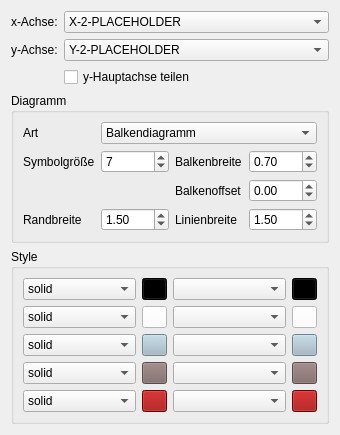
          <widget class="QWidget" name="page_11">
           <property name="geometry">
            <rect>
             <x>0</x>
             <y>0</y>
             <width>340</width>
             <height>429</height>
            </rect>
           </property>
           <attribute name="label">
            <string>Zweitachsen</string>
           </attribute>
           <layout class="QVBoxLayout" name="verticalLayout_9" stretch="0,0,0,1">
            <property name="sizeConstraint">
             <enum>QLayout::SetDefaultConstraint</enum>
            </property>
            <item>
             <layout class="QFormLayout" name="placeHolderLayoutSecond">
              <item row="0" column="0">
               <widget class="QLabel" name="label_100">
                <property name="text">
                 <string>x-Achse:</string>
                </property>
               </widget>
              </item>
              <item row="0" column="1">
               <widget class="QComboBox" name="xAxisSelected2">
                <item>
                 <property name="text">
                  <string>X-2-PLACEHOLDER</string>
                 </property>
                </item>
               </widget>
              </item>
              <item row="1" column="0">
               <widget class="QLabel" name="label_101">
                <property name="text">
                 <string>y-Achse:</string>
                </property>
               </widget>
              </item>
              <item row="1" column="1">
               <widget class="QComboBox" name="yAxisSelected2">
                <item>
                 <property name="text">
                  <string>Y-2-PLACEHOLDER</string>
                 </property>
                </item>
               </widget>
              </item>
              <item row="2" column="1">
               <widget class="QCheckBox" name="shareY">
                <property name="text">
                 <string>y-Hauptachse teilen</string>
                </property>
               </widget>
              </item>
             </layout>
            </item>
            <item>
             <widget class="QGroupBox" name="groupBox_8">
              <property name="title">
               <string>Diagramm</string>
              </property>
              <layout class="QGridLayout" name="gridLayout_10" rowstretch="0,0,0,0">
               <property name="sizeConstraint">
                <enum>QLayout::SetDefaultConstraint</enum>
               </property>
               <item row="3" column="1">
                <widget class="QDoubleSpinBox" name="rimWidth2">
                 <property name="decimals">
                  <number>2</number>
                 </property>
                 <property name="minimum">
                  <double>0.000000000000000</double>
                 </property>
                 <property name="maximum">
                  <double>100.000000000000000</double>
                 </property>
                 <property name="singleStep">
                  <double>0.250000000000000</double>
                 </property>
                 <property name="value">
                  <double>1.500000000000000</double>
                 </property>
                </widget>
               </item>
               <item row="3" column="2">
                <widget class="QLabel" name="lineWidthLabel_3">
                 <property name="text">
                  <string>Linienbreite</string>
                 </property>
                </widget>
               </item>
               <item row="0" column="1" colspan="3">
                <widget class="QComboBox" name="diagramType2">
                 <item>
                  <property name="text">
                   <string>Balkendiagramm</string>
                  </property>
                 </item>
                 <item>
                  <property name="text">
                   <string>Scatter mit Linien</string>
                  </property>
                 </item>
                 <item>
                  <property name="text">
                   <string>Scatter ohne Linien</string>
                  </property>
                 </item>
                 <item>
                  <property name="text">
                   <string>Liniendiagramm</string>
                  </property>
                 </item>
                </widget>
               </item>
               <item row="0" column="0">
                <widget class="QLabel" name="label_35">
                 <property name="text">
                  <string>Art</string>
                 </property>
                </widget>
               </item>
               <item row="3" column="3">
                <widget class="QDoubleSpinBox" name="lineWidth2">
                 <property name="decimals">
                  <number>2</number>
                 </property>
                 <property name="minimum">
                  <double>0.000000000000000</double>
                 </property>
                 <property name="maximum">
                  <double>100.000000000000000</double>
                 </property>
                 <property name="singleStep">
                  <double>0.250000000000000</double>
                 </property>
                 <property name="value">
                  <double>1.500000000000000</double>
                 </property>
                </widget>
               </item>
               <item row="1" column="2">
                <widget class="QLabel" name="barWidthLabel_3">
                 <property name="text">
                  <string>Balkenbreite</string>
                 </property>
                </widget>
               </item>
               <item row="1" column="3">
                <widget class="QDoubleSpinBox" name="barWidth2">
                 <property name="decimals">
                  <number>2</number>
                 </property>
                 <property name="minimum">
                  <double>0.000000000000000</double>
                 </property>
                 <property name="maximum">
                  <double>1.000000000000000</double>
                 </property>
                 <property name="singleStep">
                  <double>0.010000000000000</double>
                 </property>
                 <property name="value">
                  <double>0.700000000000000</double>
                 </property>
                </widget>
               </item>
               <item row="1" column="0">
                <widget class="QLabel" name="markerSizeLabel_3">
                 <property name="text">
                  <string>Symbolgröße</string>
                 </property>
                </widget>
               </item>
               <item row="1" column="1">
                <widget class="QDoubleSpinBox" name="markerSize2">
                 <property name="decimals">
                  <number>0</number>
                 </property>
                 <property name="minimum">
                  <double>0.000000000000000</double>
                 </property>
                 <property name="maximum">
                  <double>1000.000000000000000</double>
                 </property>
                 <property name="singleStep">
                  <double>1.000000000000000</double>
                 </property>
                 <property name="value">
                  <double>7.000000000000000</double>
                 </property>
                </widget>
               </item>
               <item row="3" column="0">
                <widget class="QLabel" name="rimWidthLabel_3">
                 <property name="text">
                  <string>Randbreite</string>
                 </property>
                </widget>
               </item>
               <item row="2" column="3">
                <widget class="QDoubleSpinBox" name="barOffset2">
                 <property name="minimum">
                  <double>-100.000000000000000</double>
                 </property>
                 <property name="maximum">
                  <double>100.000000000000000</double>
                 </property>
                 <property name="singleStep">
                  <double>0.050000000000000</double>
                 </property>
                </widget>
               </item>
               <item row="2" column="2">
                <widget class="QLabel" name="label_16">
                 <property name="text">
                  <string>Balkenoffset</string>
                 </property>
                </widget>
               </item>
              </layout>
             </widget>
            </item>
            <item>
             <widget class="QGroupBox" name="groupBox_9">
              <property name="sizePolicy">
               <sizepolicy hsizetype="Preferred" vsizetype="Preferred">
                <horstretch>0</horstretch>
                <verstretch>0</verstretch>
               </sizepolicy>
              </property>
              <property name="title">
               <string>Style</string>
              </property>
              <layout class="QGridLayout" name="gridLayout_5">
               <item row="0" column="2">
                <widget class="QPushButton" name="lineStylecolorPicker21">
                 <property name="maximumSize">
                  <size>
                   <width>25</width>
                   <height>16777215</height>
                  </size>
                 </property>
                 <property name="styleSheet">
                  <string notr="true">background-color:rgb(0,0,0)</string>
                 </property>
                 <property name="text">
                  <string/>
                 </property>
                 <property name="checkable">
                  <bool>false</bool>
                 </property>
                </widget>
               </item>
               <item row="6" column="2">
                <widget class="QPushButton" name="lineStylecolorPicker23">
                 <property name="maximumSize">
                  <size>
                   <width>25</width>
                   <height>16777215</height>
                  </size>
                 </property>
                 <property name="styleSheet">
                  <string notr="true">background-color: rgb(159,182,196);</string>
                 </property>
                 <property name="text">
                  <string/>
                 </property>
                </widget>
               </item>
               <item row="9" column="2">
                <widget class="QPushButton" name="lineStylecolorPicker24">
                 <property name="maximumSize">
                  <size>
                   <width>25</width>
                   <height>16777215</height>
                  </size>
                 </property>
                 <property name="styleSheet">
                  <string notr="true">background-color: rgb(125,102,102);</string>
                 </property>
                 <property name="text">
                  <string/>
                 </property>
                </widget>
               </item>
               <item row="3" column="2">
                <widget class="QPushButton" name="lineStylecolorPicker22">
                 <property name="maximumSize">
                  <size>
                   <width>25</width>
                   <height>16777215</height>
                  </size>
                 </property>
                 <property name="styleSheet">
                  <string notr="true">background-color: rgb(255,255,255);</string>
                 </property>
                 <property name="text">
                  <string/>
                 </property>
                </widget>
               </item>
               <item row="6" column="3">
                <widget class="QComboBox" name="marker32"/>
               </item>
               <item row="3" column="3">
                <widget class="QComboBox" name="marker22"/>
               </item>
               <item row="0" column="3">
                <widget class="QComboBox" name="marker12"/>
               </item>
               <item row="6" column="0">
                <widget class="QComboBox" name="lineStyle23">
                 <item>
                  <property name="text">
                   <string>solid</string>
                  </property>
                 </item>
                 <item>
                  <property name="text">
                   <string>dashed</string>
                  </property>
                 </item>
                 <item>
                  <property name="text">
                   <string>dashdot</string>
                  </property>
                 </item>
                 <item>
                  <property name="text">
                   <string>dotted</string>
                  </property>
                 </item>
                </widget>
               </item>
               <item row="9" column="0">
                <widget class="QComboBox" name="lineStyle24">
                 <item>
                  <property name="text">
                   <string>solid</string>
                  </property>
                 </item>
                 <item>
                  <property name="text">
                   <string>dashed</string>
                  </property>
                 </item>
                 <item>
                  <property name="text">
                   <string>dashdot</string>
                  </property>
                 </item>
                 <item>
                  <property name="text">
                   <string>dotted</string>
                  </property>
                 </item>
                </widget>
               </item>
               <item row="3" column="0">
                <widget class="QComboBox" name="lineStyle22">
                 <item>
                  <property name="text">
                   <string>solid</string>
                  </property>
                 </item>
                 <item>
                  <property name="text">
                   <string>dashed</string>
                  </property>
                 </item>
                 <item>
                  <property name="text">
                   <string>dashdot</string>
                  </property>
                 </item>
                 <item>
                  <property name="text">
                   <string>dotted</string>
                  </property>
                 </item>
                </widget>
               </item>
               <item row="9" column="3">
                <widget class="QComboBox" name="marker42"/>
               </item>
               <item row="0" column="0">
                <widget class="QComboBox" name="lineStyle21">
                 <item>
                  <property name="text">
                   <string>solid</string>
                  </property>
                 </item>
                 <item>
                  <property name="text">
                   <string>dashed</string>
                  </property>
                 </item>
                 <item>
                  <property name="text">
                   <string>dashdot</string>
                  </property>
                 </item>
                 <item>
                  <property name="text">
                   <string>dotted</string>
                  </property>
                 </item>
                </widget>
               </item>
               <item row="0" column="4">
                <widget class="QPushButton" name="colorPicker21">
                 <property name="minimumSize">
                  <size>
                   <width>0</width>
                   <height>0</height>
                  </size>
                 </property>
                 <property name="maximumSize">
                  <size>
                   <width>25</width>
                   <height>16777215</height>
                  </size>
                 </property>
                 <property name="styleSheet">
                  <string notr="true">background-color:rgb(0,0,0)</string>
                 </property>
                 <property name="text">
                  <string/>
                 </property>
                </widget>
               </item>
               <item row="6" column="4">
                <widget class="QPushButton" name="colorPicker23">
                 <property name="maximumSize">
                  <size>
                   <width>25</width>
                   <height>16777215</height>
                  </size>
                 </property>
                 <property name="styleSheet">
                  <string notr="true">background-color: rgb(159,182,196);</string>
                 </property>
                 <property name="text">
                  <string/>
                 </property>
                </widget>
               </item>
               <item row="9" column="4">
                <widget class="QPushButton" name="colorPicker24">
                 <property name="maximumSize">
                  <size>
                   <width>25</width>
                   <height>16777215</height>
                  </size>
                 </property>
                 <property name="styleSheet">
                  <string notr="true">background-color: rgb(125,102,102);</string>
                 </property>
                 <property name="text">
                  <string/>
                 </property>
                </widget>
               </item>
               <item row="10" column="3">
                <widget class="QComboBox" name="marker52"/>
               </item>
               <item row="10" column="4">
                <widget class="QPushButton" name="colorPicker25">
                 <property name="maximumSize">
                  <size>
                   <width>25</width>
                   <height>16777215</height>
                  </size>
                 </property>
                 <property name="styleSheet">
                  <string notr="true">background-color: rgb(153,0,0);</string>
                 </property>
                 <property name="text">
                  <string/>
                 </property>
                </widget>
               </item>
               <item row="3" column="4">
                <widget class="QPushButton" name="colorPicker22">
                 <property name="maximumSize">
                  <size>
                   <width>25</width>
                   <height>16777215</height>
                  </size>
                 </property>
                 <property name="styleSheet">
                  <string notr="true">background-color: rgb(255,255,255);</string>
                 </property>
                 <property name="text">
                  <string/>
                 </property>
                </widget>
               </item>
               <item row="10" column="0">
                <widget class="QComboBox" name="lineStyle25">
                 <item>
                  <property name="text">
                   <string>solid</string>
                  </property>
                 </item>
                 <item>
                  <property name="text">
                   <string>dashed</string>
                  </property>
                 </item>
                 <item>
                  <property name="text">
                   <string>dashdot</string>
                  </property>
                 </item>
                 <item>
                  <property name="text">
                   <string>dotted</string>
                  </property>
                 </item>
                </widget>
               </item>
               <item row="10" column="2">
                <widget class="QPushButton" name="lineStylecolorPicker25">
                 <property name="maximumSize">
                  <size>
                   <width>25</width>
                   <height>16777215</height>
                  </size>
                 </property>
                 <property name="styleSheet">
                  <string notr="true">background-color: rgb(153,0,0);</string>
                 </property>
                 <property name="text">
                  <string/>
                 </property>
                </widget>
               </item>
              </layout>
             </widget>
            </item>
            <item>
             <spacer name="verticalSpacer_2">
              <property name="orientation">
               <enum>Qt::Vertical</enum>
              </property>
              <property name="sizeHint" stdset="0">
               <size>
                <width>20</width>
                <height>40</height>
               </size>
              </property>
             </spacer>
            </item>
           </layout>
          </widget>
